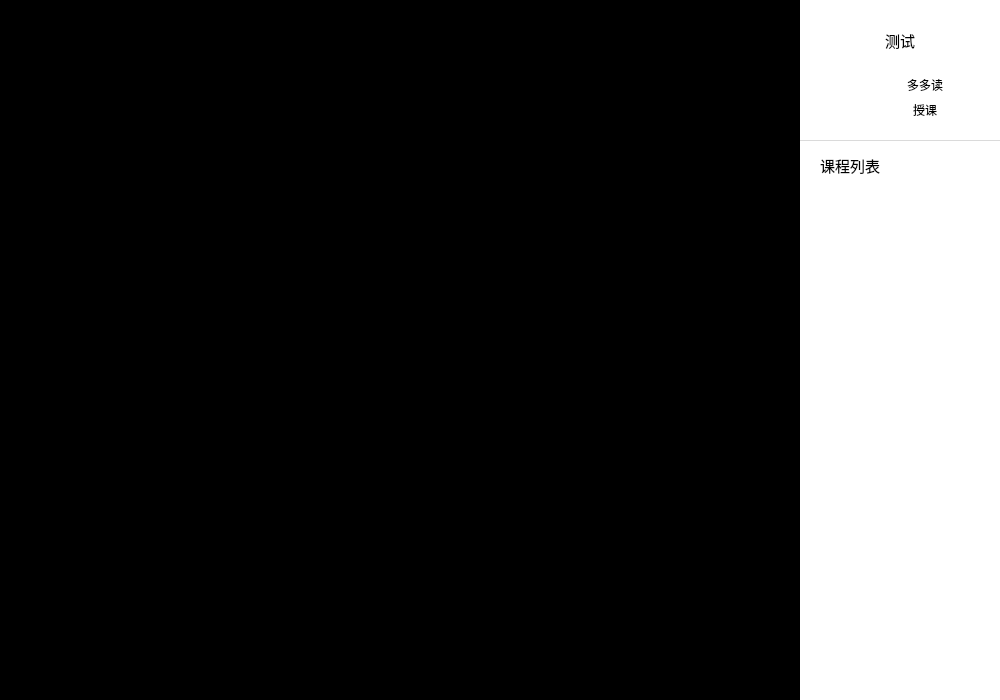
<?xml version="1.0" encoding="UTF-8"?>
<ui version="4.0">
 <class>VideoDialog</class>
 <widget class="QDialog" name="VideoDialog">
  <property name="geometry">
   <rect>
    <x>0</x>
    <y>0</y>
    <width>1000</width>
    <height>700</height>
   </rect>
  </property>
  <property name="windowTitle">
   <string>课程回放</string>
  </property>
  <layout class="QHBoxLayout" name="horizontalLayout">
   <property name="spacing">
    <number>0</number>
   </property>
   <property name="leftMargin">
    <number>0</number>
   </property>
   <property name="topMargin">
    <number>0</number>
   </property>
   <property name="rightMargin">
    <number>0</number>
   </property>
   <property name="bottomMargin">
    <number>0</number>
   </property>
   <item>
    <widget class="QWidget" name="wgt" native="true">
     <property name="maximumSize">
      <size>
       <width>16777215</width>
       <height>16777215</height>
      </size>
     </property>
     <property name="styleSheet">
      <string notr="true">border: 0px;
</string>
     </property>
     <layout class="QVBoxLayout" name="verticalLayout_3">
      <property name="spacing">
       <number>0</number>
      </property>
      <property name="leftMargin">
       <number>0</number>
      </property>
      <property name="topMargin">
       <number>0</number>
      </property>
      <property name="rightMargin">
       <number>0</number>
      </property>
      <property name="bottomMargin">
       <number>0</number>
      </property>
      <item>
       <widget class="QWidget" name="wgt_video" native="true">
        <property name="maximumSize">
         <size>
          <width>16777215</width>
          <height>16777215</height>
         </size>
        </property>
        <property name="styleSheet">
         <string notr="true">background-color: rgb(0, 0, 0);</string>
        </property>
       </widget>
      </item>
      <item>
       <widget class="QWidget" name="wgt_tool" native="true">
        <property name="minimumSize">
         <size>
          <width>0</width>
          <height>80</height>
         </size>
        </property>
        <property name="maximumSize">
         <size>
          <width>16777215</width>
          <height>80</height>
         </size>
        </property>
        <property name="styleSheet">
         <string notr="true">background-color: rgb(0, 0, 0);</string>
        </property>
        <layout class="QHBoxLayout" name="horizontalLayout_2">
         <item>
          <spacer name="horizontalSpacer_4">
           <property name="orientation">
            <enum>Qt::Horizontal</enum>
           </property>
           <property name="sizeHint" stdset="0">
            <size>
             <width>40</width>
             <height>20</height>
            </size>
           </property>
          </spacer>
         </item>
         <item>
          <widget class="QPushButton" name="btn_puase">
           <property name="minimumSize">
            <size>
             <width>50</width>
             <height>50</height>
            </size>
           </property>
           <property name="maximumSize">
            <size>
             <width>50</width>
             <height>50</height>
            </size>
           </property>
           <property name="styleSheet">
            <string notr="true">color: rgb(255, 255, 255);</string>
           </property>
           <property name="text">
            <string/>
           </property>
           <property name="icon">
            <iconset resource="images.qrc">
             <normaloff>:/images/img_puse.png</normaloff>:/images/img_puse.png</iconset>
           </property>
           <property name="iconSize">
            <size>
             <width>40</width>
             <height>40</height>
            </size>
           </property>
          </widget>
         </item>
         <item>
          <spacer name="horizontalSpacer_2">
           <property name="orientation">
            <enum>Qt::Horizontal</enum>
           </property>
           <property name="sizeHint" stdset="0">
            <size>
             <width>40</width>
             <height>20</height>
            </size>
           </property>
          </spacer>
         </item>
        </layout>
       </widget>
      </item>
     </layout>
    </widget>
   </item>
   <item>
    <widget class="QWidget" name="widget_2" native="true">
     <property name="minimumSize">
      <size>
       <width>200</width>
       <height>0</height>
      </size>
     </property>
     <property name="maximumSize">
      <size>
       <width>200</width>
       <height>16777215</height>
      </size>
     </property>
     <property name="styleSheet">
      <string notr="true">background-color: rgb(255, 255, 255);</string>
     </property>
     <layout class="QVBoxLayout" name="verticalLayout">
      <property name="spacing">
       <number>0</number>
      </property>
      <property name="leftMargin">
       <number>0</number>
      </property>
      <property name="topMargin">
       <number>0</number>
      </property>
      <property name="rightMargin">
       <number>0</number>
      </property>
      <property name="bottomMargin">
       <number>0</number>
      </property>
      <item>
       <widget class="QWidget" name="wgt_info" native="true">
        <property name="minimumSize">
         <size>
          <width>0</width>
          <height>190</height>
         </size>
        </property>
        <property name="maximumSize">
         <size>
          <width>16777215</width>
          <height>190</height>
         </size>
        </property>
        <property name="styleSheet">
         <string notr="true">border: 0px;</string>
        </property>
        <widget class="QLabel" name="lab_coursename">
         <property name="geometry">
          <rect>
           <x>0</x>
           <y>25</y>
           <width>200</width>
           <height>30</height>
          </rect>
         </property>
         <property name="minimumSize">
          <size>
           <width>200</width>
           <height>30</height>
          </size>
         </property>
         <property name="maximumSize">
          <size>
           <width>200</width>
           <height>30</height>
          </size>
         </property>
         <property name="font">
          <font>
           <family>微软雅黑</family>
           <pointsize>11</pointsize>
          </font>
         </property>
         <property name="frameShape">
          <enum>QFrame::NoFrame</enum>
         </property>
         <property name="text">
          <string>测试</string>
         </property>
         <property name="alignment">
          <set>Qt::AlignCenter</set>
         </property>
        </widget>
        <widget class="QLabel" name="lab_icon">
         <property name="geometry">
          <rect>
           <x>35</x>
           <y>70</y>
           <width>50</width>
           <height>50</height>
          </rect>
         </property>
         <property name="minimumSize">
          <size>
           <width>50</width>
           <height>50</height>
          </size>
         </property>
         <property name="maximumSize">
          <size>
           <width>50</width>
           <height>50</height>
          </size>
         </property>
         <property name="text">
          <string/>
         </property>
         <property name="pixmap">
          <pixmap resource="images.qrc">:/images/img_history.png</pixmap>
         </property>
         <property name="alignment">
          <set>Qt::AlignCenter</set>
         </property>
        </widget>
        <widget class="QLabel" name="label">
         <property name="geometry">
          <rect>
           <x>85</x>
           <y>100</y>
           <width>80</width>
           <height>20</height>
          </rect>
         </property>
         <property name="font">
          <font>
           <family>微软雅黑</family>
          </font>
         </property>
         <property name="text">
          <string>授课</string>
         </property>
         <property name="alignment">
          <set>Qt::AlignCenter</set>
         </property>
        </widget>
        <widget class="QLabel" name="lab_name">
         <property name="geometry">
          <rect>
           <x>85</x>
           <y>75</y>
           <width>80</width>
           <height>20</height>
          </rect>
         </property>
         <property name="font">
          <font>
           <family>微软雅黑</family>
          </font>
         </property>
         <property name="text">
          <string>多多读</string>
         </property>
         <property name="alignment">
          <set>Qt::AlignCenter</set>
         </property>
        </widget>
        <widget class="QLabel" name="label_2">
         <property name="geometry">
          <rect>
           <x>20</x>
           <y>150</y>
           <width>72</width>
           <height>30</height>
          </rect>
         </property>
         <property name="font">
          <font>
           <family>微软雅黑</family>
           <pointsize>11</pointsize>
          </font>
         </property>
         <property name="text">
          <string>课程列表</string>
         </property>
        </widget>
        <widget class="Line" name="line">
         <property name="geometry">
          <rect>
           <x>0</x>
           <y>140</y>
           <width>200</width>
           <height>1</height>
          </rect>
         </property>
         <property name="minimumSize">
          <size>
           <width>200</width>
           <height>1</height>
          </size>
         </property>
         <property name="maximumSize">
          <size>
           <width>200</width>
           <height>1</height>
          </size>
         </property>
         <property name="styleSheet">
          <string notr="true">
background-color: rgb(218, 218, 218);</string>
         </property>
         <property name="orientation">
          <enum>Qt::Horizontal</enum>
         </property>
        </widget>
       </widget>
      </item>
      <item>
       <widget class="QWidget" name="wgt_item" native="true">
        <layout class="QVBoxLayout" name="verticalLayout_2">
         <property name="spacing">
          <number>0</number>
         </property>
         <property name="leftMargin">
          <number>0</number>
         </property>
         <property name="topMargin">
          <number>0</number>
         </property>
         <property name="rightMargin">
          <number>0</number>
         </property>
         <property name="bottomMargin">
          <number>0</number>
         </property>
         <item>
          <widget class="QScrollArea" name="scrollArea">
           <property name="styleSheet">
            <string notr="true">border: 0px;</string>
           </property>
           <property name="widgetResizable">
            <bool>true</bool>
           </property>
           <widget class="QWidget" name="wgt_videoItem">
            <property name="geometry">
             <rect>
              <x>0</x>
              <y>0</y>
              <width>200</width>
              <height>510</height>
             </rect>
            </property>
           </widget>
          </widget>
         </item>
        </layout>
       </widget>
      </item>
     </layout>
    </widget>
   </item>
  </layout>
 </widget>
 <resources>
  <include location="images.qrc"/>
 </resources>
 <connections/>
</ui>
